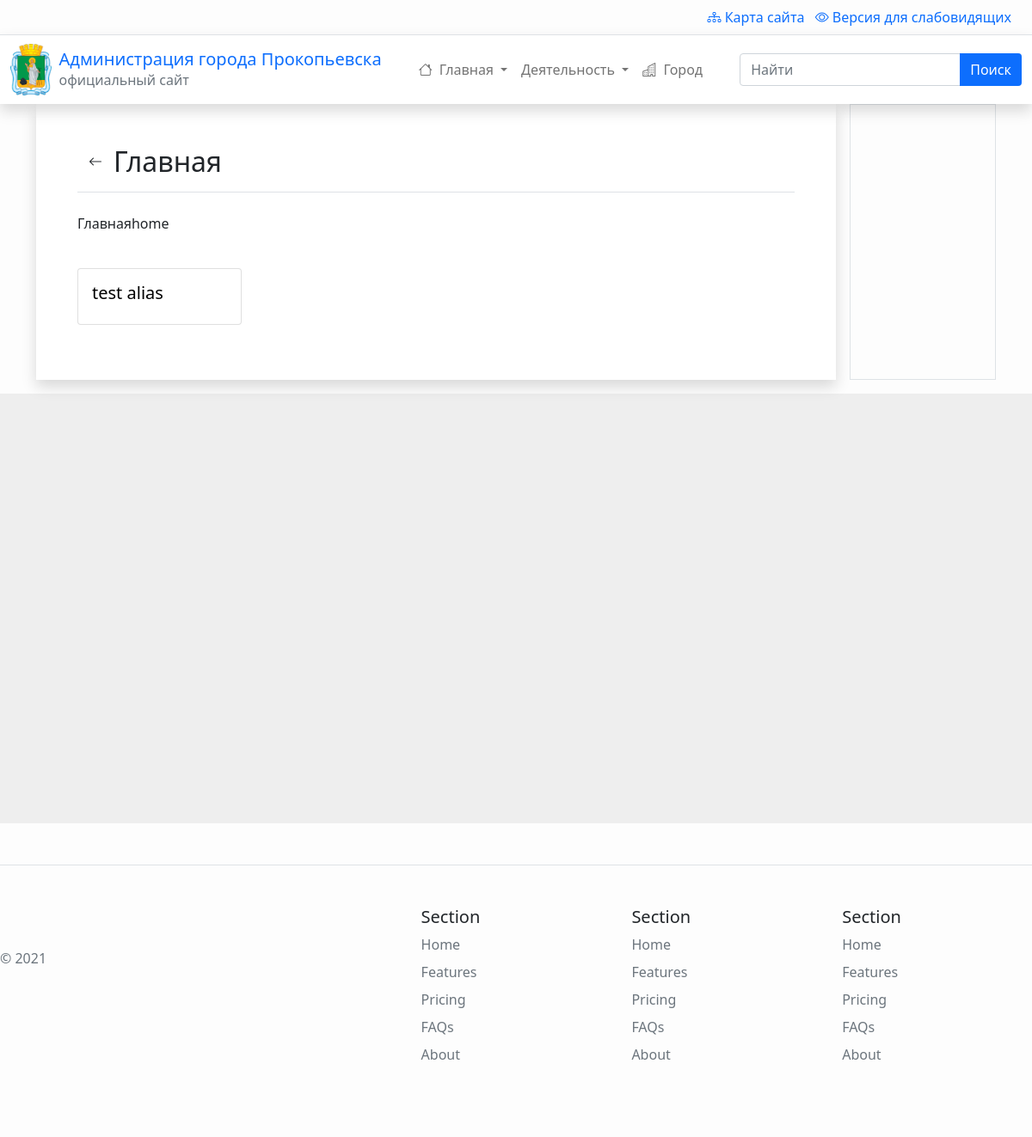
/home/, run on an earlier commit of the app's database.
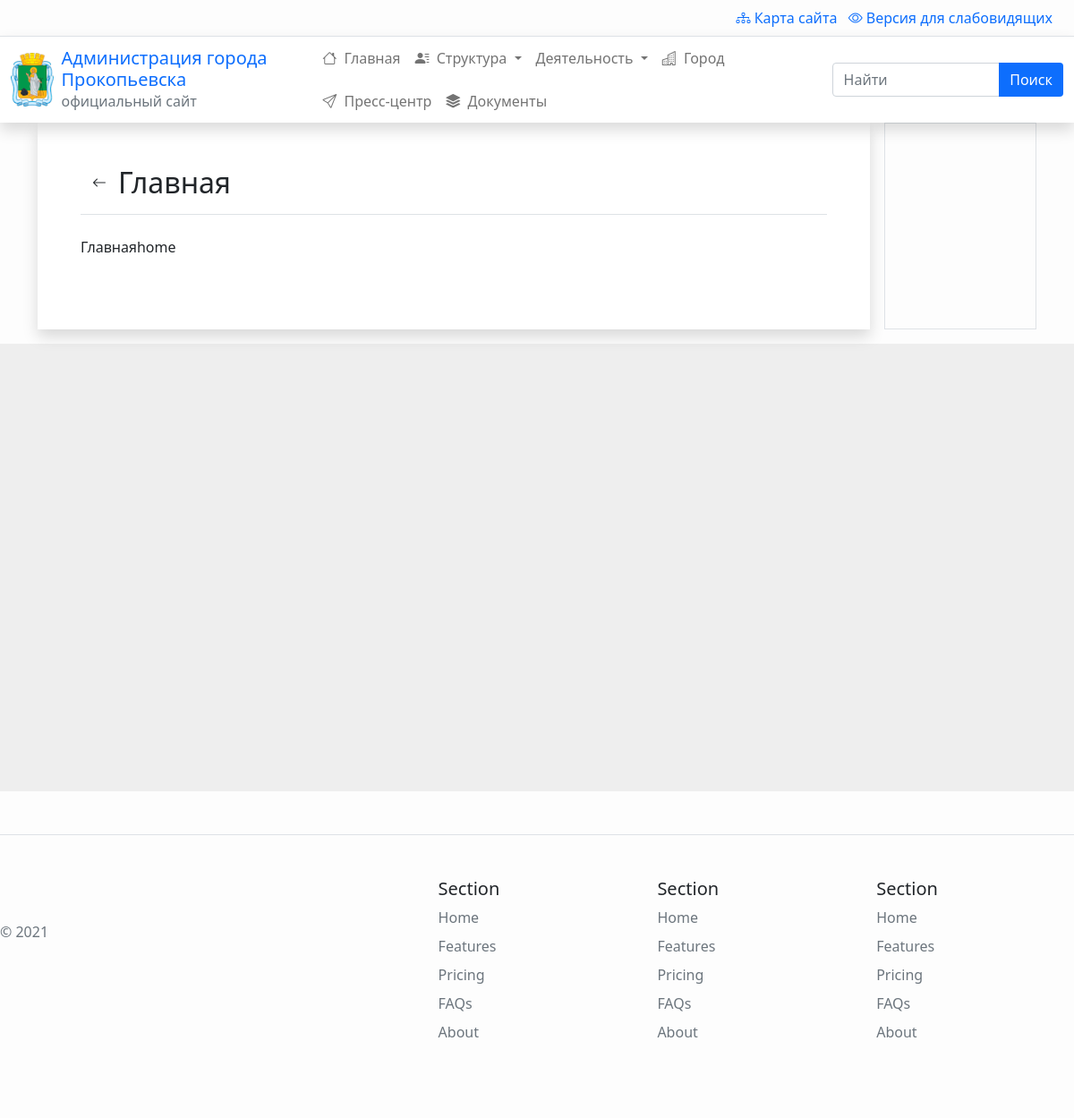
And on a later commit of the database.
### menus/models.py (models this page shows, shortened)
class Menu(models.Model):
    title = models.CharField(max_length=100, verbose_name="Название")
    alias = models.SlugField(blank=True, unique=True,
                             max_length=100, help_text="Краткое название транслитом через тире (пример: 'kratkoe-nazvanie-translitom'). Чем короче тем лучше. Для автоматического заполнения - оставьте пустым.")
    parent = models.ForeignKey(
        'Menu', on_delete=models.CASCADE, blank=True, null=True, verbose_name="Родитель")
    order = models.PositiveSmallIntegerField(default=0, blank=True, null=True)
    level = models.PositiveSmallIntegerField(default=1, blank=True, null=True)
    is_published = models.BooleanField(default=True, verbose_name="Опубликовано")
    is_fixed = models.BooleanField(default=False, verbose_name="Зафиксировать дочерние пункты меню?",
                                   help_text="Если отмечено - дочерние пункты меню не будут раскрываться, если не отмечено -  будут.")
    icon = models.CharField(max_length=32, default="", blank=True, verbose_name="Иконка", help_text="Необязательно. Названия брать <a href='https://icons.getbootstrap.com/' target='_blank'>отсюда.</a>")
    short_description = models.CharField(max_length=100, blank=True,
        verbose_name="Краткое описание", help_text="Краткое описание содержимого меню")
    description = RichTextUploadingField(verbose_name="Описание", blank=True)
    debug_info = models.TextField(default="", blank=True, null=True)
    def get_subitems(parent=None, parent_url="/", maxlevel=None):
        if parent:
            if maxlevel:
                if parent.level >= maxlevel:
                    return None
            items = Menu.objects.filter(parent_id=parent.id, is_published=True)
        else:
            items = Menu.objects.filter(level=1, is_published=True)
        if len(items) == 0:
            return None
        result = []
        for item in items:
            url  = parent_url + item.alias + "/"
            result.append(
                {
                    'item': item,
                    'url': url,
                    'subitems': item.get_subitems(parent_url=url, maxlevel=maxlevel)
                }
            )
        return result
    class Meta:
        ordering = ['parent_id', 'order']

### menus/views.py (the view)
# urls.py: path('', views.menus, name=''),
def menus(request, section=None, *args, **kwargs):
    if len(kwargs) > 0:
        current_alias = list(kwargs.values())[-1]  # берем последний алиас из URL
        current_menu = Menu.objects.get(alias=current_alias)
    else:
        current_menu = section
    menus = Menu.objects.filter(parent_id=current_menu.id)
    bc_items = [(section.title, section.alias)]
    for slug in list(kwargs.values()):
        bc_items.append(
            (Menu.objects.get(alias=slug).title, slug)
        )
    context = {
        'section':section,
        'data': 'normal',
        'bc_items': bc_items,
        'page': current_menu,
        'menus': menus,
    }
    return content_views.render_content(request, context)

### app/templatetags/breadcrumbs.py (called while the page is built)
@register.inclusion_tag('app/breadcrumbs.html')
def breadcrumbs(bc_items:dict):
    url_chain = ''
    breadcrumbs_items = {'Главная':''}
    breadcrumbs_items.update(bc_items)
    for key, value in breadcrumbs_items.items():
        url_chain += value + '/'
        breadcrumbs_items[key] = url_chain
    context = {
        'breadcrumbs_items' : breadcrumbs_items
    }
    return context

### content/views.py (called while the page is built)
def get_content(menu_id: int):
    has_content = False
    contents = {}
    contents['posts'] = Post.objects.filter(menu_id=menu_id)
    num_contents = 0
    for content  in contents.values():
        if len(content) > 0:
            has_content = True
            num_contents += len(content)
    contents['info'] = {
        'num_contents': num_contents
    }
    if has_content:
        return contents
    else:
        return False

def render_content(request, context):
    context['contents'] = get_content(context['page'].id)
    return render(request, 'content/test.html', context)

### menus/templatetags/render_menubar.py (called while the page is built)
@register.inclusion_tag('menus/menubar.html')
def render_menubar(maxlevel=2):
    context = {}
    context['menu_tree'] = Menu.get_subitems(parent=None, maxlevel=maxlevel)
    return context

### content/templates/content/test.html
{% extends 'menus/component.html' %}

### menus/templates/menus/menubar.html (shortened to what this page needs)
{% if menu_tree|length > 0 %}
<ul class="navbar-nav d-flex flex-wrap mr-auto mb-2 mb-lg-0 ms-auto">
    {% for level_1 in menu_tree %}
    <li class="nav-item
        {% if level_1.subitems != None %}
            dropdown
        {% endif %}
    ">
        {% if level_1.subitems != None %}
        <a class="nav-link dropdown-toggle" data-bs-auto-close="outside" aria-expanded="false" href="{{level_1.url}}">
        {% else %}
        <a class="nav-link" aria-current="page" href="{{level_1.url}}">
        {% endif %}
            {% if level_1.item.icon %}
            <i class="bi bi-{{level_1.item.icon}}"></i>
            {% endif %}
            {{level_1.item.title }}
        </a>
    </li>
    {% endfor %}
</ul>
{% endif%}

### menus/templates/menus/menus.html (shortened to what this page needs)
{% load static %}
<div class="container">
  <div class="row g-0 mb-3">
    <div class="col-md-10 me-3 shadow">
      <div id="content" class='p-5'>
        <button id="back" type="button" class="btn float-start">
          <i class="bi bi-arrow-left"></i>
        </button>
        <h2 id="content-title" class="border-bottom mb-4 pb-3">{{ page.title }}</h2>
{{section.title}}{{section.alias}}
        {% if contents.info.num_contents > 0 %}
        {% include 'menus/content.html' %}
        {% else %}
        {% include 'menus/menu_blocks.html' %}
        {% endif %}
      </div>
    </div>
    <div id="right-side" class="col border">
    </div>
  </div>
</div>

### menus/templates/menus/menu_blocks.html (shortened to what this page needs)
<div class="row row-cols-1 row-cols-md-4 g-4 my-3">
  {% for menu in menus %}
  <div class="col">
    <div class="card" class="hover-shadow">
      <a href="
            {% if add_path %}
                {% url section %}{{ menu.alias }}
            {% else %}
            {{ menu.alias }}
            {% endif %}
            ">
        <div class="card-body">
          <h5 class="card-title">{{ menu.title }}</h5>
        </div>
      </a>
    </div>
  </div>
  {% endfor %}
</div>

What changed in the data, as far as the page shows it:
no longer on this page (row edited): Menu: title "test alias", shown under "Главная"
added Menu: item "Структура"
added Menu: item "Пресс-центр"
added Menu: item "Документы"
